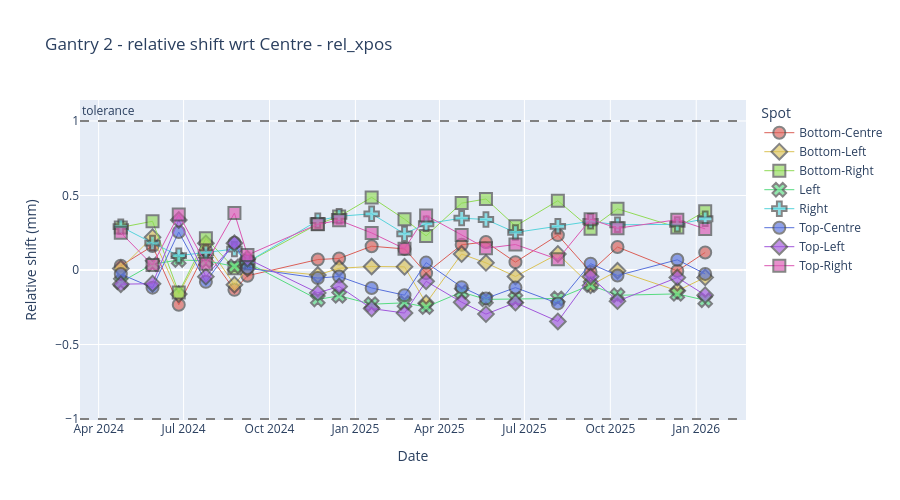
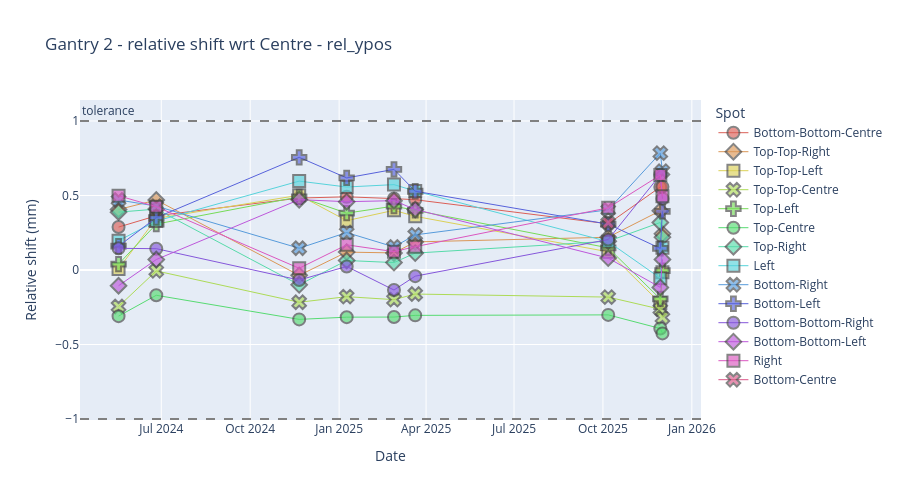

Write notebook code for charts like these, in order.
### Markdown cell above
## plot another device

### Code cell
plotly_spot_position(sub_df, "rel_xpos", "Gantry 2", "XRV-3000", 70, 0, 24, exclude_centre=True)
plotly_spot_position(sub_df, "rel_ypos", "Gantry 2", "XRV-4000", 70, 0, 24, exclude_centre=True)

### Figure 1 — Plotly figure (JSON) as saved in the notebook; plotly's stock layout.template omitted (floating-point values rounded to 4 significant figures)
{"data": [{"hovertemplate": "Spot=Bottom-Centre<br>Date=%{x}<br>Relative shift (mm)=%{y}<extra></extra>", "legendgroup": "Bottom-Centre", "line": {"width": 1}, "marker": {"color": "#db5f57", "line": {"width": 2}, "opacity": 0.65, "size": 12, "symbol": "circle"}, "mode": "markers+lines", "name": "Bottom-Centre", "orientation": "v", "showlegend": true, "type": "scatter", "x": ["2024-04-24T18:25:18.000000000", "2024-05-28T18:04:29.000000000", "2024-06-25T20:07:20.000000000", "2024-07-24T21:12:47.000000000", "2024-08-24T10:56:32.000000000", "2024-09-07T09:51:45.000000000", "2024-11-21T17:27:30.000000000", "2024-12-14T13:42:00.000000000", "2025-01-18T09:39:22.000000000", "2025-02-22T14:37:15.000000000", "2025-03-17T17:45:17.000000000", "2025-04-24T18:57:29.000000000", "2025-05-20T19:36:05.000000000", "2025-06-21T09:49:27.000000000", "2025-08-05T20:04:19.000000000", "2025-09-09T20:29:00.000000000", "2025-10-08T16:45:32.000000000", "2025-12-11T18:10:38.000000000", "2026-01-10T14:41:02.000000000"], "xaxis": "x", "y": [0.0283, 0.1608, -0.2335, 0.1304, -0.1332, -0.0388, 0.0702, 0.0776, 0.1595, 0.1416, -0.0211, 0.1693, 0.1884, 0.0526, 0.2341, -0.0127, 0.1543, -0.0061, 0.1178], "yaxis": "y"}, {"hovertemplate": "Spot=Bottom-Left<br>Date=%{x}<br>Relative shift (mm)=%{y}<extra></extra>", "legendgroup": "Bottom-Left", "line": {"width": 1}, "marker": {"color": "#dbc257", "line": {"width": 2}, "opacity": 0.65, "size": 12, "symbol": "diamond"}, "mode": "markers+lines", "name": "Bottom-Left", "orientation": "v", "showlegend": true, "type": "scatter", "x": ["2024-04-24T18:25:18.000000000", "2024-05-28T18:04:29.000000000", "2024-06-25T20:07:20.000000000", "2024-07-24T21:12:47.000000000", "2024-08-24T10:56:32.000000000", "2024-09-07T09:51:45.000000000", "2024-11-21T17:27:30.000000000", "2024-12-14T13:42:00.000000000", "2025-01-18T09:39:22.000000000", "2025-02-22T14:37:15.000000000", "2025-03-17T17:45:17.000000000", "2025-04-24T18:57:29.000000000", "2025-05-20T19:36:05.000000000", "2025-06-21T09:49:27.000000000", "2025-08-05T20:04:19.000000000", "2025-09-09T20:29:00.000000000", "2025-10-08T16:45:32.000000000", "2025-12-11T18:10:38.000000000", "2026-01-10T14:41:02.000000000"], "xaxis": "x", "y": [0.0101, 0.2203, -0.1617, 0.1788, -0.0985, 0.0119, -0.0336, 0.0117, 0.0237, 0.0213, -0.2227, 0.1071, 0.048, -0.0434, 0.1078, -0.1034, -0.0051, -0.1398, -0.0497], "yaxis": "y"}, {"hovertemplate": "Spot=Bottom-Right<br>Date=%{x}<br>Relative shift (mm)=%{y}<extra></extra>", "legendgroup": "Bottom-Right", "line": {"width": 1}, "marker": {"color": "#91db57", "line": {"width": 2}, "opacity": 0.65, "size": 12, "symbol": "square"}, "mode": "markers+lines", "name": "Bottom-Right", "orientation": "v", "showlegend": true, "type": "scatter", "x": ["2024-04-24T18:25:18.000000000", "2024-05-28T18:04:29.000000000", "2024-06-25T20:07:20.000000000", "2024-07-24T21:12:47.000000000", "2024-08-24T10:56:32.000000000", "2024-09-07T09:51:45.000000000", "2024-11-21T17:27:30.000000000", "2024-12-14T13:42:00.000000000", "2025-01-18T09:39:22.000000000", "2025-02-22T14:37:15.000000000", "2025-03-17T17:45:17.000000000", "2025-04-24T18:57:29.000000000", "2025-05-20T19:36:05.000000000", "2025-06-21T09:49:27.000000000", "2025-08-05T20:04:19.000000000", "2025-09-09T20:29:00.000000000", "2025-10-08T16:45:32.000000000", "2025-12-11T18:10:38.000000000", "2026-01-10T14:41:02.000000000"], "xaxis": "x", "y": [0.2859, 0.327, -0.1515, 0.2124, 0.0116, 0.0524, 0.308, 0.3591, 0.4874, 0.3412, 0.229, 0.4489, 0.4766, 0.2942, 0.4649, 0.2774, 0.4104, 0.2859, 0.3945], "yaxis": "y"}, {"hovertemplate": "Spot=Left<br>Date=%{x}<br>Relative shift (mm)=%{y}<extra></extra>", "legendgroup": "Left", "line": {"width": 1}, "marker": {"color": "#57db80", "line": {"width": 2}, "opacity": 0.65, "size": 12, "symbol": "x"}, "mode": "markers+lines", "name": "Left", "orientation": "v", "showlegend": true, "type": "scatter", "x": ["2024-04-24T18:25:18.000000000", "2024-05-28T18:04:29.000000000", "2024-06-25T20:07:20.000000000", "2024-07-24T21:12:47.000000000", "2024-08-24T10:56:32.000000000", "2024-09-07T09:51:45.000000000", "2024-11-21T17:27:30.000000000", "2024-12-14T13:42:00.000000000", "2025-01-18T09:39:22.000000000", "2025-02-22T14:37:15.000000000", "2025-03-17T17:45:17.000000000", "2025-04-24T18:57:29.000000000", "2025-05-20T19:36:05.000000000", "2025-06-21T09:49:27.000000000", "2025-08-05T20:04:19.000000000", "2025-09-09T20:29:00.000000000", "2025-10-08T16:45:32.000000000", "2025-12-11T18:10:38.000000000", "2026-01-10T14:41:02.000000000"], "xaxis": "x", "y": [-0.0822, 0.0387, 0.0675, 0.0618, 0.0244, 0.0499, -0.1978, -0.1731, -0.2296, -0.2203, -0.2486, -0.1481, -0.1971, -0.1932, -0.1911, -0.101, -0.1697, -0.1603, -0.203], "yaxis": "y"}, {"hovertemplate": "Spot=Right<br>Date=%{x}<br>Relative shift (mm)=%{y}<extra></extra>", "legendgroup": "Right", "line": {"width": 1}, "marker": {"color": "#57d3db", "line": {"width": 2}, "opacity": 0.65, "size": 12, "symbol": "cross"}, "mode": "markers+lines", "name": "Right", "orientation": "v", "showlegend": true, "type": "scatter", "x": ["2024-04-24T18:25:18.000000000", "2024-05-28T18:04:29.000000000", "2024-06-25T20:07:20.000000000", "2024-07-24T21:12:47.000000000", "2024-08-24T10:56:32.000000000", "2024-09-07T09:51:45.000000000", "2024-11-21T17:27:30.000000000", "2024-12-14T13:42:00.000000000", "2025-01-18T09:39:22.000000000", "2025-02-22T14:37:15.000000000", "2025-03-17T17:45:17.000000000", "2025-04-24T18:57:29.000000000", "2025-05-20T19:36:05.000000000", "2025-06-21T09:49:27.000000000", "2025-08-05T20:04:19.000000000", "2025-09-09T20:29:00.000000000", "2025-10-08T16:45:32.000000000", "2025-12-11T18:10:38.000000000", "2026-01-10T14:41:02.000000000"], "xaxis": "x", "y": [0.291, 0.181, 0.0966, 0.1168, 0.1404, 0.0529, 0.3314, 0.3605, 0.3773, 0.2426, 0.3103, 0.348, 0.3388, 0.252, 0.2934, 0.3267, 0.3037, 0.3064, 0.3439], "yaxis": "y"}, {"hovertemplate": "Spot=Top-Centre<br>Date=%{x}<br>Relative shift (mm)=%{y}<extra></extra>", "legendgroup": "Top-Centre", "line": {"width": 1}, "marker": {"color": "#5770db", "line": {"width": 2}, "opacity": 0.65, "size": 12, "symbol": "circle"}, "mode": "markers+lines", "name": "Top-Centre", "orientation": "v", "showlegend": true, "type": "scatter", "x": ["2024-04-24T18:25:18.000000000", "2024-05-28T18:04:29.000000000", "2024-06-25T20:07:20.000000000", "2024-07-24T21:12:47.000000000", "2024-08-24T10:56:32.000000000", "2024-09-07T09:51:45.000000000", "2024-11-21T17:27:30.000000000", "2024-12-14T13:42:00.000000000", "2025-01-18T09:39:22.000000000", "2025-02-22T14:37:15.000000000", "2025-03-17T17:45:17.000000000", "2025-04-24T18:57:29.000000000", "2025-05-20T19:36:05.000000000", "2025-06-21T09:49:27.000000000", "2025-08-05T20:04:19.000000000", "2025-09-09T20:29:00.000000000", "2025-10-08T16:45:32.000000000", "2025-12-11T18:10:38.000000000", "2026-01-10T14:41:02.000000000"], "xaxis": "x", "y": [-0.0274, -0.1185, 0.2547, -0.0796, 0.1833, 0.0126, -0.0542, -0.0435, -0.1207, -0.169, 0.0498, -0.115, -0.1906, -0.1182, -0.2241, 0.0426, -0.0371, 0.0684, -0.0263], "yaxis": "y"}, {"hovertemplate": "Spot=Top-Left<br>Date=%{x}<br>Relative shift (mm)=%{y}<extra></extra>", "legendgroup": "Top-Left", "line": {"width": 1}, "marker": {"color": "#a157db", "line": {"width": 2}, "opacity": 0.65, "size": 12, "symbol": "diamond"}, "mode": "markers+lines", "name": "Top-Left", "orientation": "v", "showlegend": true, "type": "scatter", "x": ["2024-04-24T18:25:18.000000000", "2024-05-28T18:04:29.000000000", "2024-06-25T20:07:20.000000000", "2024-07-24T21:12:47.000000000", "2024-08-24T10:56:32.000000000", "2024-09-07T09:51:45.000000000", "2024-11-21T17:27:30.000000000", "2024-12-14T13:42:00.000000000", "2025-01-18T09:39:22.000000000", "2025-02-22T14:37:15.000000000", "2025-03-17T17:45:17.000000000", "2025-04-24T18:57:29.000000000", "2025-05-20T19:36:05.000000000", "2025-06-21T09:49:27.000000000", "2025-08-05T20:04:19.000000000", "2025-09-09T20:29:00.000000000", "2025-10-08T16:45:32.000000000", "2025-12-11T18:10:38.000000000", "2026-01-10T14:41:02.000000000"], "xaxis": "x", "y": [-0.0951, -0.092, 0.336, -0.0445, 0.18, 0.0754, -0.1536, -0.1104, -0.259, -0.289, -0.0759, -0.2161, -0.296, -0.2192, -0.3452, -0.044, -0.2091, -0.0506, -0.1687], "yaxis": "y"}, {"hovertemplate": "Spot=Top-Right<br>Date=%{x}<br>Relative shift (mm)=%{y}<extra></extra>", "legendgroup": "Top-Right", "line": {"width": 1}, "marker": {"color": "#db57b2", "line": {"width": 2}, "opacity": 0.65, "size": 12, "symbol": "square"}, "mode": "markers+lines", "name": "Top-Right", "orientation": "v", "showlegend": true, "type": "scatter", "x": ["2024-04-24T18:25:18.000000000", "2024-05-28T18:04:29.000000000", "2024-06-25T20:07:20.000000000", "2024-07-24T21:12:47.000000000", "2024-08-24T10:56:32.000000000", "2024-09-07T09:51:45.000000000", "2024-11-21T17:27:30.000000000", "2024-12-14T13:42:00.000000000", "2025-01-18T09:39:22.000000000", "2025-02-22T14:37:15.000000000", "2025-03-17T17:45:17.000000000", "2025-04-24T18:57:29.000000000", "2025-05-20T19:36:05.000000000", "2025-06-21T09:49:27.000000000", "2025-08-05T20:04:19.000000000", "2025-09-09T20:29:00.000000000", "2025-10-08T16:45:32.000000000", "2025-12-11T18:10:38.000000000", "2026-01-10T14:41:02.000000000"], "xaxis": "x", "y": [0.2502, 0.0329, 0.3723, 0.0419, 0.3819, 0.1002, 0.307, 0.3335, 0.2487, 0.143, 0.366, 0.2357, 0.1462, 0.171, 0.0718, 0.3405, 0.28, 0.3376, 0.2759], "yaxis": "y"}], "layout": {"annotations": [{"showarrow": false, "text": "tolerance", "x": 0, "xanchor": "left", "xref": "x domain", "y": 1, "yanchor": "bottom", "yref": "y"}], "height": 500, "legend": {"title": {"text": "Spot"}, "tracegroupgap": 0}, "shapes": [{"line": {"color": "grey", "dash": "dash"}, "type": "line", "x0": 0, "x1": 1, "xref": "x domain", "y0": 1, "y1": 1, "yref": "y"}, {"line": {"color": "grey", "dash": "dash"}, "type": "line", "x0": 0, "x1": 1, "xref": "x domain", "y0": -1, "y1": -1, "yref": "y"}], "title": {"text": "Gantry 2 - relative shift wrt Centre - rel_xpos"}, "xaxis": {"anchor": "y", "domain": [0, 1], "title": {"text": "Date"}}, "yaxis": {"anchor": "x", "domain": [0, 1], "title": {"text": "Relative shift (mm)"}}}}

### Figure 2 — Plotly figure (JSON) as saved in the notebook; plotly's stock layout.template omitted (floating-point values rounded to 4 significant figures)
{"data": [{"hovertemplate": "Spot=Bottom-Bottom-Centre<br>Date=%{x}<br>Relative shift (mm)=%{y}<extra></extra>", "legendgroup": "Bottom-Bottom-Centre", "line": {"width": 1}, "marker": {"color": "#db5f57", "line": {"width": 2}, "opacity": 0.65, "size": 12, "symbol": "circle"}, "mode": "markers+lines", "name": "Bottom-Bottom-Centre", "orientation": "v", "showlegend": true, "type": "scatter", "x": ["2024-05-17T18:41:28.000000000", "2024-06-25T19:32:27.000000000", "2024-11-20T16:30:20.000000000", "2025-01-08T20:03:46.000000000", "2025-02-26T18:47:34.000000000", "2025-03-20T18:28:50.000000000", "2025-10-06T11:20:38.000000000", "2025-11-29T09:00:38.000000000", "2025-12-01T13:49:20.000000000"], "xaxis": "x", "y": [0.2881, 0.3638, 0.4829, 0.4913, 0.4792, 0.4716, 0.31, 0.5571, 0.5579], "yaxis": "y"}, {"hovertemplate": "Spot=Top-Top-Right<br>Date=%{x}<br>Relative shift (mm)=%{y}<extra></extra>", "legendgroup": "Top-Top-Right", "line": {"width": 1}, "marker": {"color": "#db9757", "line": {"width": 2}, "opacity": 0.65, "size": 12, "symbol": "diamond"}, "mode": "markers+lines", "name": "Top-Top-Right", "orientation": "v", "showlegend": true, "type": "scatter", "x": ["2024-05-17T18:41:28.000000000", "2024-06-25T19:32:27.000000000", "2024-11-20T16:30:20.000000000", "2025-01-08T20:03:46.000000000", "2025-02-26T18:47:34.000000000", "2025-03-20T18:28:50.000000000", "2025-10-06T11:20:38.000000000", "2025-11-29T09:00:38.000000000", "2025-12-01T13:49:20.000000000"], "xaxis": "x", "y": [0.4061, 0.4697, -0.0359, 0.1201, 0.1146, 0.1885, 0.2199, 0.3977, 0.2425], "yaxis": "y"}, {"hovertemplate": "Spot=Top-Top-Left<br>Date=%{x}<br>Relative shift (mm)=%{y}<extra></extra>", "legendgroup": "Top-Top-Left", "line": {"width": 1}, "marker": {"color": "#dbd057", "line": {"width": 2}, "opacity": 0.65, "size": 12, "symbol": "square"}, "mode": "markers+lines", "name": "Top-Top-Left", "orientation": "v", "showlegend": true, "type": "scatter", "x": ["2024-05-17T18:41:28.000000000", "2024-06-25T19:32:27.000000000", "2024-11-20T16:30:20.000000000", "2025-01-08T20:03:46.000000000", "2025-02-26T18:47:34.000000000", "2025-03-20T18:28:50.000000000", "2025-10-06T11:20:38.000000000", "2025-11-29T09:00:38.000000000", "2025-12-01T13:49:20.000000000"], "xaxis": "x", "y": [0.0069, 0.346, 0.5018, 0.3311, 0.4007, 0.3601, 0.1221, -0.2222, -0.0157], "yaxis": "y"}, {"hovertemplate": "Spot=Top-Top-Centre<br>Date=%{x}<br>Relative shift (mm)=%{y}<extra></extra>", "legendgroup": "Top-Top-Centre", "line": {"width": 1}, "marker": {"color": "#addb57", "line": {"width": 2}, "opacity": 0.65, "size": 12, "symbol": "x"}, "mode": "markers+lines", "name": "Top-Top-Centre", "orientation": "v", "showlegend": true, "type": "scatter", "x": ["2024-05-17T18:41:28.000000000", "2024-06-25T19:32:27.000000000", "2024-11-20T16:30:20.000000000", "2025-01-08T20:03:46.000000000", "2025-02-26T18:47:34.000000000", "2025-03-20T18:28:50.000000000", "2025-10-06T11:20:38.000000000", "2025-11-29T09:00:38.000000000", "2025-12-01T13:49:20.000000000"], "xaxis": "x", "y": [-0.2447, -0.0062, -0.2165, -0.1789, -0.1989, -0.1615, -0.1818, -0.2631, -0.3194], "yaxis": "y"}, {"hovertemplate": "Spot=Top-Left<br>Date=%{x}<br>Relative shift (mm)=%{y}<extra></extra>", "legendgroup": "Top-Left", "line": {"width": 1}, "marker": {"color": "#75db57", "line": {"width": 2}, "opacity": 0.65, "size": 12, "symbol": "cross"}, "mode": "markers+lines", "name": "Top-Left", "orientation": "v", "showlegend": true, "type": "scatter", "x": ["2024-05-17T18:41:28.000000000", "2024-06-25T19:32:27.000000000", "2024-11-20T16:30:20.000000000", "2025-01-08T20:03:46.000000000", "2025-02-26T18:47:34.000000000", "2025-03-20T18:28:50.000000000", "2025-10-06T11:20:38.000000000", "2025-11-29T09:00:38.000000000", "2025-12-01T13:49:20.000000000"], "xaxis": "x", "y": [0.0395, 0.3082, 0.491, 0.3814, 0.429, 0.4003, 0.1485, -0.1942, -0.0044], "yaxis": "y"}, {"hovertemplate": "Spot=Top-Centre<br>Date=%{x}<br>Relative shift (mm)=%{y}<extra></extra>", "legendgroup": "Top-Centre", "line": {"width": 1}, "marker": {"color": "#57db72", "line": {"width": 2}, "opacity": 0.65, "size": 12, "symbol": "circle"}, "mode": "markers+lines", "name": "Top-Centre", "orientation": "v", "showlegend": true, "type": "scatter", "x": ["2024-05-17T18:41:28.000000000", "2024-06-25T19:32:27.000000000", "2024-11-20T16:30:20.000000000", "2025-01-08T20:03:46.000000000", "2025-02-26T18:47:34.000000000", "2025-03-20T18:28:50.000000000", "2025-10-06T11:20:38.000000000", "2025-11-29T09:00:38.000000000", "2025-12-01T13:49:20.000000000"], "xaxis": "x", "y": [-0.3096, -0.1696, -0.3314, -0.3166, -0.3158, -0.3045, -0.3013, -0.3927, -0.4255], "yaxis": "y"}, {"hovertemplate": "Spot=Top-Right<br>Date=%{x}<br>Relative shift (mm)=%{y}<extra></extra>", "legendgroup": "Top-Right", "line": {"width": 1}, "marker": {"color": "#57dbaa", "line": {"width": 2}, "opacity": 0.65, "size": 12, "symbol": "diamond"}, "mode": "markers+lines", "name": "Top-Right", "orientation": "v", "showlegend": true, "type": "scatter", "x": ["2024-05-17T18:41:28.000000000", "2024-06-25T19:32:27.000000000", "2024-11-20T16:30:20.000000000", "2025-01-08T20:03:46.000000000", "2025-02-26T18:47:34.000000000", "2025-03-20T18:28:50.000000000", "2025-10-06T11:20:38.000000000", "2025-11-29T09:00:38.000000000", "2025-12-01T13:49:20.000000000"], "xaxis": "x", "y": [0.3884, 0.4086, -0.0995, 0.0638, 0.0498, 0.1133, 0.1928, 0.3189, 0.2204], "yaxis": "y"}, {"hovertemplate": "Spot=Left<br>Date=%{x}<br>Relative shift (mm)=%{y}<extra></extra>", "legendgroup": "Left", "line": {"width": 1}, "marker": {"color": "#57d3db", "line": {"width": 2}, "opacity": 0.65, "size": 12, "symbol": "square"}, "mode": "markers+lines", "name": "Left", "orientation": "v", "showlegend": true, "type": "scatter", "x": ["2024-05-17T18:41:28.000000000", "2024-06-25T19:32:27.000000000", "2024-11-20T16:30:20.000000000", "2025-01-08T20:03:46.000000000", "2025-02-26T18:47:34.000000000", "2025-03-20T18:28:50.000000000", "2025-10-06T11:20:38.000000000", "2025-11-29T09:00:38.000000000", "2025-12-01T13:49:20.000000000"], "xaxis": "x", "y": [0.1961, 0.3284, 0.5965, 0.5569, 0.573, 0.5299, 0.1903, -0.0548, 0.1492], "yaxis": "y"}, {"hovertemplate": "Spot=Bottom-Right<br>Date=%{x}<br>Relative shift (mm)=%{y}<extra></extra>", "legendgroup": "Bottom-Right", "line": {"width": 1}, "marker": {"color": "#579bdb", "line": {"width": 2}, "opacity": 0.65, "size": 12, "symbol": "x"}, "mode": "markers+lines", "name": "Bottom-Right", "orientation": "v", "showlegend": true, "type": "scatter", "x": ["2024-05-17T18:41:28.000000000", "2024-06-25T19:32:27.000000000", "2024-11-20T16:30:20.000000000", "2025-01-08T20:03:46.000000000", "2025-02-26T18:47:34.000000000", "2025-03-20T18:28:50.000000000", "2025-10-06T11:20:38.000000000", "2025-11-29T09:00:38.000000000", "2025-12-01T13:49:20.000000000"], "xaxis": "x", "y": [0.4701, 0.4288, 0.1462, 0.2513, 0.1548, 0.2357, 0.4039, 0.7842, 0.6638], "yaxis": "y"}, {"hovertemplate": "Spot=Bottom-Left<br>Date=%{x}<br>Relative shift (mm)=%{y}<extra></extra>", "legendgroup": "Bottom-Left", "line": {"width": 1}, "marker": {"color": "#5762db", "line": {"width": 2}, "opacity": 0.65, "size": 12, "symbol": "cross"}, "mode": "markers+lines", "name": "Bottom-Left", "orientation": "v", "showlegend": true, "type": "scatter", "x": ["2024-05-17T18:41:28.000000000", "2024-06-25T19:32:27.000000000", "2024-11-20T16:30:20.000000000", "2025-01-08T20:03:46.000000000", "2025-02-26T18:47:34.000000000", "2025-03-20T18:28:50.000000000", "2025-10-06T11:20:38.000000000", "2025-11-29T09:00:38.000000000", "2025-12-01T13:49:20.000000000"], "xaxis": "x", "y": [0.1597, 0.3513, 0.7561, 0.618, 0.6754, 0.5286, 0.3076, 0.1448, 0.3935], "yaxis": "y"}, {"hovertemplate": "Spot=Bottom-Bottom-Right<br>Date=%{x}<br>Relative shift (mm)=%{y}<extra></extra>", "legendgroup": "Bottom-Bottom-Right", "line": {"width": 1}, "marker": {"color": "#8557db", "line": {"width": 2}, "opacity": 0.65, "size": 12, "symbol": "circle"}, "mode": "markers+lines", "name": "Bottom-Bottom-Right", "orientation": "v", "showlegend": true, "type": "scatter", "x": ["2024-05-17T18:41:28.000000000", "2024-06-25T19:32:27.000000000", "2024-11-20T16:30:20.000000000", "2025-01-08T20:03:46.000000000", "2025-02-26T18:47:34.000000000", "2025-03-20T18:28:50.000000000", "2025-10-06T11:20:38.000000000", "2025-11-29T09:00:38.000000000", "2025-12-01T13:49:20.000000000"], "xaxis": "x", "y": [0.1455, 0.1431, -0.0675, 0.0238, -0.1344, -0.0414, 0.2044, 0.6393, 0.478], "yaxis": "y"}, {"hovertemplate": "Spot=Bottom-Bottom-Left<br>Date=%{x}<br>Relative shift (mm)=%{y}<extra></extra>", "legendgroup": "Bottom-Bottom-Left", "line": {"width": 1}, "marker": {"color": "#bd57db", "line": {"width": 2}, "opacity": 0.65, "size": 12, "symbol": "diamond"}, "mode": "markers+lines", "name": "Bottom-Bottom-Left", "orientation": "v", "showlegend": true, "type": "scatter", "x": ["2024-05-17T18:41:28.000000000", "2024-06-25T19:32:27.000000000", "2024-11-20T16:30:20.000000000", "2025-01-08T20:03:46.000000000", "2025-02-26T18:47:34.000000000", "2025-03-20T18:28:50.000000000", "2025-10-06T11:20:38.000000000", "2025-11-29T09:00:38.000000000", "2025-12-01T13:49:20.000000000"], "xaxis": "x", "y": [-0.1055, 0.0702, 0.472, 0.4584, 0.4653, 0.4065, 0.0797, -0.117, 0.0709], "yaxis": "y"}, {"hovertemplate": "Spot=Right<br>Date=%{x}<br>Relative shift (mm)=%{y}<extra></extra>", "legendgroup": "Right", "line": {"width": 1}, "marker": {"color": "#db57c0", "line": {"width": 2}, "opacity": 0.65, "size": 12, "symbol": "square"}, "mode": "markers+lines", "name": "Right", "orientation": "v", "showlegend": true, "type": "scatter", "x": ["2024-05-17T18:41:28.000000000", "2024-06-25T19:32:27.000000000", "2024-11-20T16:30:20.000000000", "2025-01-08T20:03:46.000000000", "2025-02-26T18:47:34.000000000", "2025-03-20T18:28:50.000000000", "2025-10-06T11:20:38.000000000", "2025-11-29T09:00:38.000000000", "2025-12-01T13:49:20.000000000"], "xaxis": "x", "y": [0.4984, 0.4248, 0.0116, 0.1689, 0.1233, 0.1565, 0.4172, 0.6369, 0.4954], "yaxis": "y"}, {"hovertemplate": "Spot=Bottom-Centre<br>Date=%{x}<br>Relative shift (mm)=%{y}<extra></extra>", "legendgroup": "Bottom-Centre", "line": {"width": 1}, "marker": {"color": "#db5788", "line": {"width": 2}, "opacity": 0.65, "size": 12, "symbol": "x"}, "mode": "markers+lines", "name": "Bottom-Centre", "orientation": "v", "showlegend": true, "type": "scatter", "x": ["2025-10-06T11:20:38.000000000"], "xaxis": "x", "y": [0.3169], "yaxis": "y"}], "layout": {"annotations": [{"showarrow": false, "text": "tolerance", "x": 0, "xanchor": "left", "xref": "x domain", "y": 1, "yanchor": "bottom", "yref": "y"}], "height": 500, "legend": {"title": {"text": "Spot"}, "tracegroupgap": 0}, "shapes": [{"line": {"color": "grey", "dash": "dash"}, "type": "line", "x0": 0, "x1": 1, "xref": "x domain", "y0": 1, "y1": 1, "yref": "y"}, {"line": {"color": "grey", "dash": "dash"}, "type": "line", "x0": 0, "x1": 1, "xref": "x domain", "y0": -1, "y1": -1, "yref": "y"}], "title": {"text": "Gantry 2 - relative shift wrt Centre - rel_ypos"}, "xaxis": {"anchor": "y", "domain": [0, 1], "title": {"text": "Date"}}, "yaxis": {"anchor": "x", "domain": [0, 1], "title": {"text": "Relative shift (mm)"}}}}
